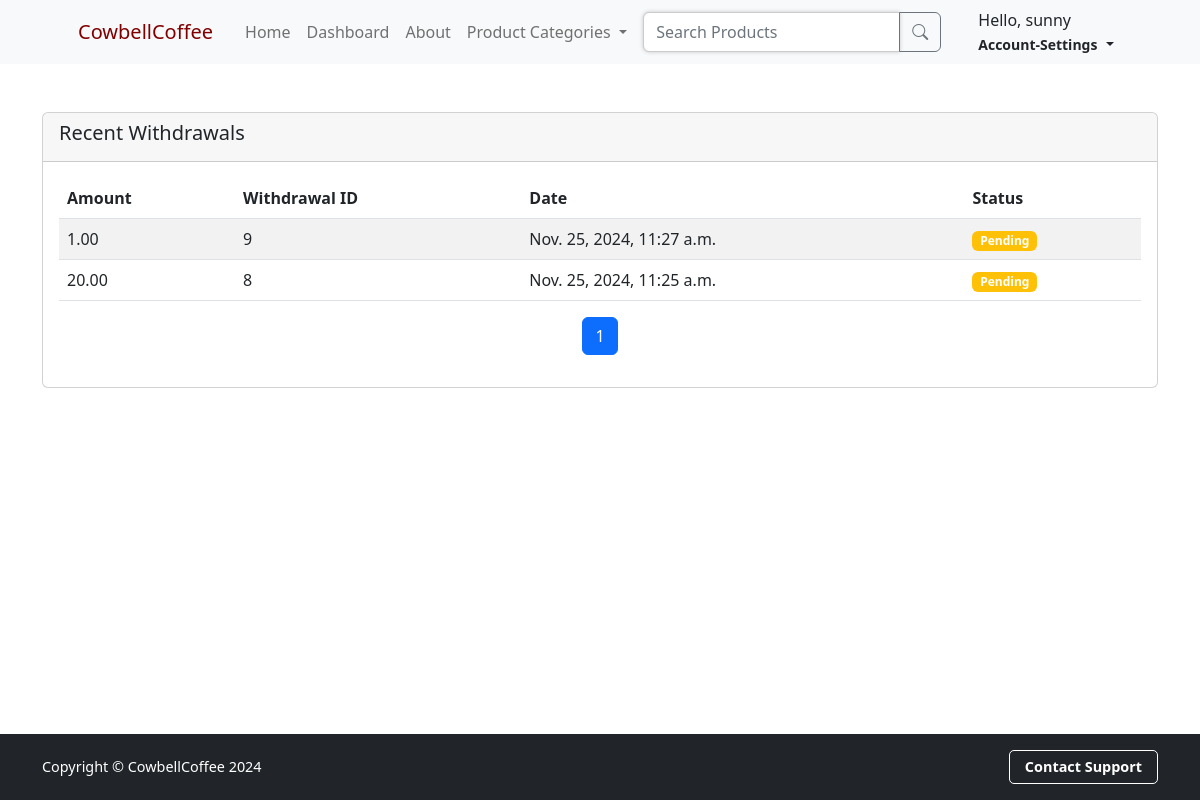
Screenshot of /sellerDashboard/withdraw_history (signed in) with the database file from the repository.
### sellerDashboard/models.py (models this page shows, shortened)
class WithdrawalLog(models.Model):
    seller_summary = models.ForeignKey(Seller_Summary, on_delete=models.CASCADE, related_name="withdrawal_logs")
    amount = models.DecimalField(decimal_places=2, max_digits=10)
    date = models.DateTimeField(default=now)  # Automatically logs the date and time of withdrawal
    approval = models.BooleanField(default=False)

### sellerDashboard/views.py (the view)
# urls.py: path('withdraw_history', views.withdraw_history, name='withdraw_history'),
def withdraw_history(request):
    if not request.user.is_authenticated:
        messages.error(request, ("You must be logged in as a seller to view your dashboard"))
        return redirect('login')
    if request.user.profile.account_type == 'buyer':
        messages.error(request, ("You are not allowed to view this page"))
        return redirect('home')
    seller_summary = Seller_Summary.objects.get(seller=request.user)
    withdrawals = WithdrawalLog.objects.filter(seller_summary=seller_summary).order_by('-date')
    paginator = Paginator(withdrawals, 5)  # Show 10 withdrawals per page
    page_number = request.GET.get('page')  # Get the current page number from the request
    page_obj = paginator.get_page(page_number)  # Get the paginated page object
    return render(request, 'withdraw_history.html', {'page_obj': page_obj})

### cart/context_processors.py (called while the page is built)
def cart(request):
    return {'cart': Cart(request)}

### sellerDashboard/templates/withdraw_history.html (shortened to what this page needs)
{% extends 'base.html' %}
{% block content %}
<div class="container mt-4">
    <div class="row">
        <div class="col-md-12">
            <br/>
            <div class="card">
                <div class="card-header">
                    <h5 class="card-title">Recent Withdrawals</h5>
                </div>
                <div class="card-body">
                    <table class="table table-striped">
                        <thead>
                            <tr>
                                <th>Amount</th>
                                <th>Withdrawal ID</th>
                                <th>Date</th>
                                <th>Status</th>
                            </tr>
                        </thead>
                        <tbody>
                            {% for withdrawal in page_obj %}
                            <tr>
                                <td>{{ withdrawal.amount }}</td>
                                <td>{{ withdrawal.id }}</td>
                                <td>{{ withdrawal.date}}</td>
                                <td>
                                    {% if withdrawal.approval %}
                                        <span class="badge bg-success">Paid</span>
                                    {% else %}
                                        <span class="badge bg-warning">Pending</span>
                                    {% endif %}
                                </td>
                            </tr>
                            {% empty %}
                            <tr>
                                <td colspan="4" class="text-center">You have no withdrawals.</td>
                            </tr>
                            {% endfor %}
                        </tbody>
                    </table>
                    <nav aria-label="Page navigation">
                        <ul class="pagination justify-content-center">
                            {% for num in page_obj.paginator.page_range %}
                                {% if num == page_obj.number %}
                                <li class="page-item active">
                                    <span class="page-link">{{ num }}</span>
                                </li>
                                {% elif num > page_obj.number|add:-3 and num < page_obj.number|add:3 %}
                                <li class="page-item">
                                    <a class="page-link" href="?page={{ num }}">{{ num }}</a>
                                </li>
                                {% endif %}
                            {% endfor %}
                        </ul>
                    </nav>
                </div>
            </div>
        </div>
    </div>
</div>
{% endblock %}

### buyerStore/templates/navbar.html (shortened to what this page needs)
<nav class="navbar navbar-expand-lg navbar-light bg-light">
    <div class="container px-4 px-lg-5">
        <a class="navbar-brand" href="{% url 'home' %}" style="color:maroon;">CowbellCoffee</a>
        <div class="collapse navbar-collapse" id="navbarSupportedContent">
            <ul class="navbar-nav me-auto mb-2 mb-lg-0 ms-lg-2">
                {% if user.is_authenticated %}
                    {% if user.profile.account_type != 'seller' %}
                        <li class="nav-item"><a class="nav-link" href="{% url 'home' %}">Home</a></li>
                    {% else %}
                        <li class="nav-item"><a class="nav-link" href="{% url 'home'%}">Home</a></li>
                        <li class="nav-item"><a class="nav-link" href="{% url 'seller_dashboard' %}">Dashboard</a></li>
                    {% endif %}
                {% endif %}
                <li class="nav-item"><a class="nav-link" href="{% url 'about'%}">About</a></li>
                <li class="nav-item dropdown">
                    <a class="nav-link dropdown-toggle" id="navbarDropdown" href="#" role="button" data-bs-toggle="dropdown" aria-expanded="false"> Product Categories </a>
                </li>
                <form class="d-flex" method="GET" action="{% url 'product_search' %}">
                    <div class="input-group">
                        <input
                            class="form-control"
                            type="search"
                            placeholder="Search Products"
                            aria-label="Search"
                            name="query"
                            style="outline: none; box-shadow: 0 0 4px rgba(0, 0, 0, 0.2); border: 1px solid #ccc; transition: border-color 0.3s;"
                            onfocus="this.style.borderColor='#007bff';"
                            onblur="this.style.borderColor='#ccc';"
                        >
                            <button class="btn btn-outline-secondary" type="submit">
                            <i class="bi bi-search"></i>
                        </button>
                    </div>
                </form>
            </ul>
            {% if user.is_authenticated %}
                    <div class="nav-item dropdown">
                        <a class="nav-link dropdown-toggle" id="navbarDropdown" href="#" role="button" data-bs-toggle="dropdown" aria-expanded="false">
                            <div>
                                Hello, {{ user.username }}
                            </div>
                            <small class="account-services"><strong>Account-Settings</strong></small>
                        </a>
                    </div>
            {% endif %}
        </div>
    </div>
</nav>

### rows the page displays
WithdrawalLog: amount "1.00", id "9", date "Nov. 25, 2024, 11:27 a.m.", approval "Pending"
WithdrawalLog: amount "20.00", id "8", date "Nov. 25, 2024, 11:25 a.m.", approval "Pending"

### other values shown
{{ user.username }} "sunny"
{{ num }} "1"
